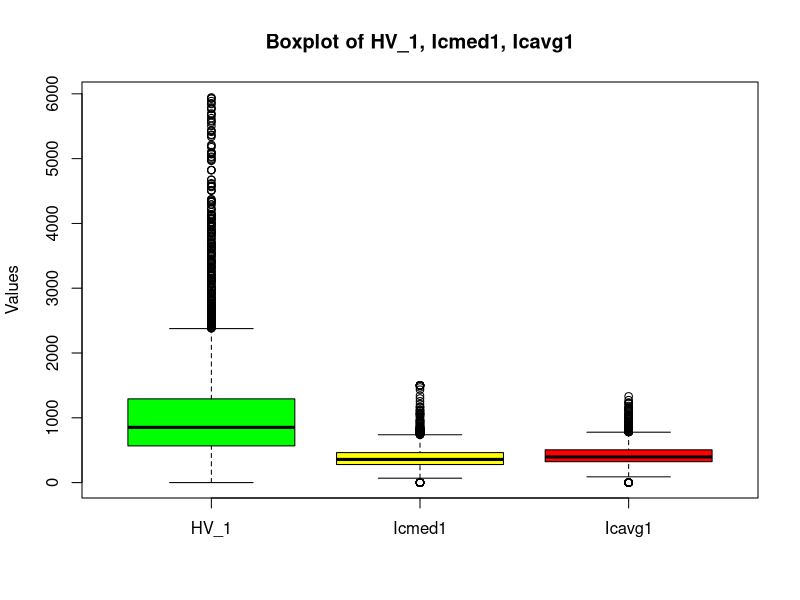
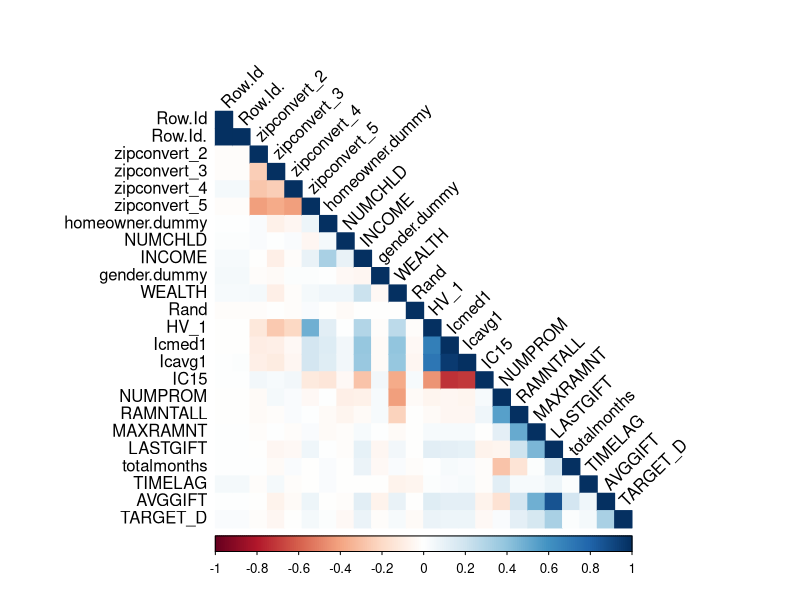
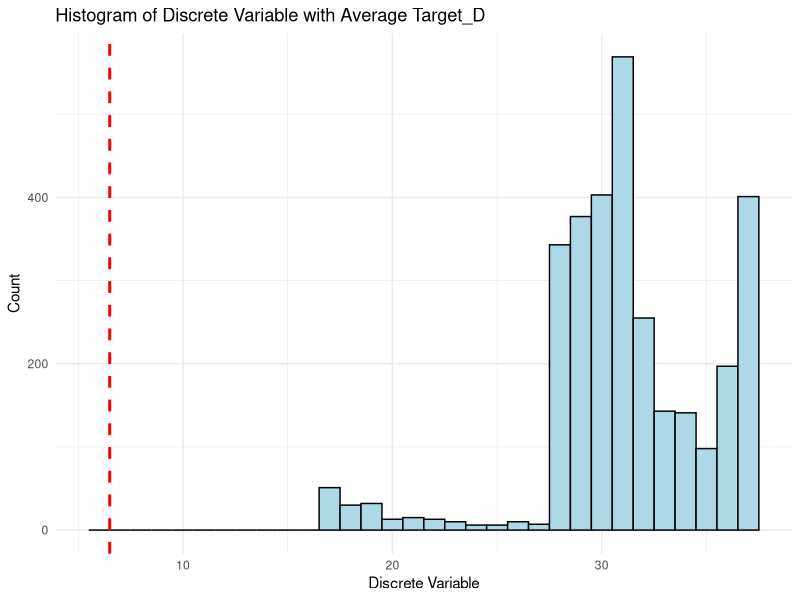
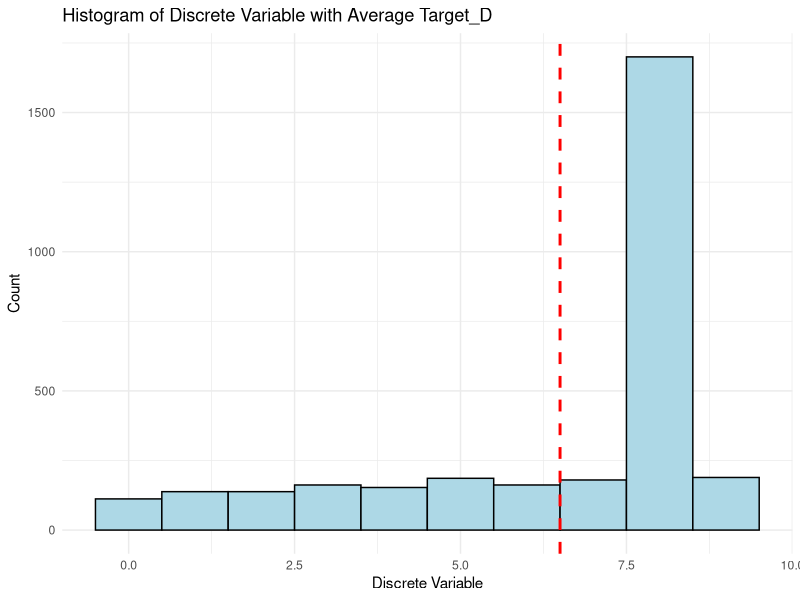
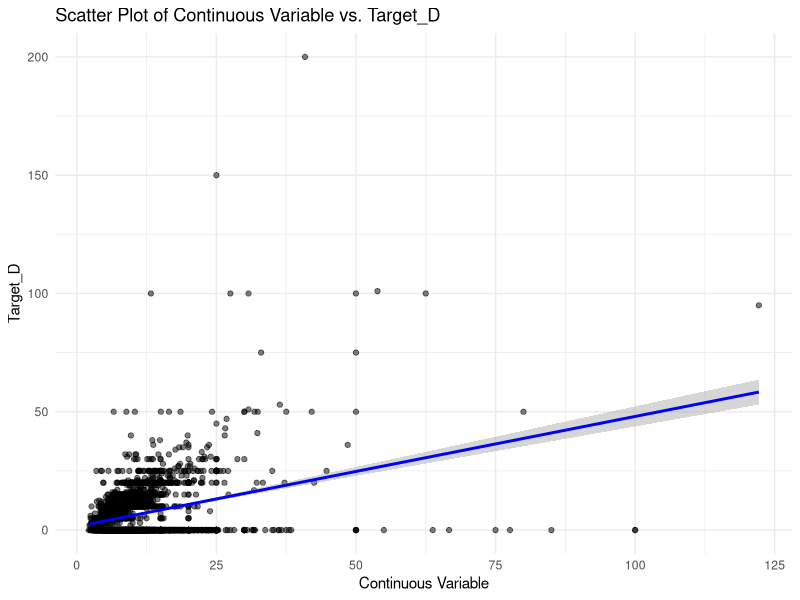
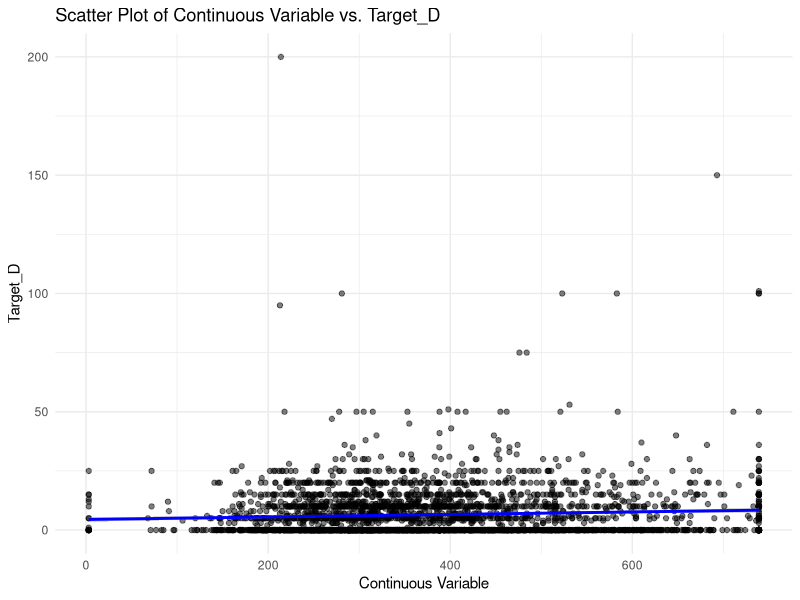

These figures' R source, in order:
FundRaising <- read.csv("Fundraising Raw Data.csv", header = T)
# Question 1:
listMissingColumns <- colnames(FundRaising)[ apply(FundRaising, 2, anyNA)]
print(listMissingColumns)

#Question 2;

meanMissing <- apply(FundRaising[,colnames(FundRaising) %in% listMissingColumns], 
                     2, mean, na.rm =  TRUE)
print(meanMissing)

medianMissing <- apply(FundRaising[,colnames(FundRaising) %in% listMissingColumns], 
                       2, median, na.rm =  TRUE)
print(medianMissing)

# Importing library
# install.packages('dplyr')
library(dplyr)

newDataFrame <- FundRaising %>% mutate(
 HV_1 = ifelse(is.na(HV_1), meanMissing[1], HV_1),
  Icmed1 = ifelse(is.na(Icmed1), meanMissing[2], Icmed1),
 Icavg1 = ifelse(is.na(Icavg1),medianMissing[3],Icavg1))

newDataFrame

#Question 3:
#Identifying outliers
identify_outliers <-function (column){
  qnt <- quantile(column, probs=c(.25, .75), na.rm = T)
  H <- 1.5 * IQR(column, na.rm = T)
  LL <- qnt[1] - H
  UL <- qnt[2] + H
  out <- subset(newDataFrame, column < LL | column > UL)
  inl <- subset(newDataFrame, column > LL & column < UL )
  return (out)
}
outliers_HV_1<-identify_outliers(newDataFrame$HV_1)
print(outliers_HV_1)
outliers_Icmed1<-identify_outliers(newDataFrame$Icmed1)
print(outliers_Icmed1)
outliers_Icavg1<-identify_outliers(newDataFrame$Icavg1)
print(outliers_Icavg1)

# Box Plot
boxplot(newDataFrame$HV_1, newDataFrame$Icmed1, newDataFrame$Icavg1,
        names = c("HV_1","Icmed1","Icavg1"),
        col = c("green",'yellow',"red"),
        ylab = "Values",
        main = "Boxplot of HV_1, Icmed1, Icavg1"
)

# Finding outliers
boxplot.stats(newDataFrame$HV_1)$out
boxplot.stats(newDataFrame$Icmed1)$out
boxplot.stats(newDataFrame$Icavg1)$out

#Question 4:
#  Replacing outlier by  Q1-1.5*IQR or Q3+1.5*IQR
capOutlier  <- function(x){
  qnt <- quantile(x, probs=c(.25, .75), na.rm = T)
  H <- 1.5 * IQR(x, na.rm = T)
  x[x < (qnt[1] - H)] <-  (qnt[1] - H)
  x[x > (qnt[2] + H)] <- (qnt[2] + H) 
  return(x)
}
newDataFrame$HV_1=capOutlier(newDataFrame$HV_1)
newDataFrame$Icmed1=capOutlier(newDataFrame$Icmed1)
newDataFrame$Icavg1=capOutlier(newDataFrame$Icavg1)
newDataFrame

#Question 5:
correlation_matrix <- cor(newDataFrame)
print(correlation_matrix)

# Create a heatmap of the correlation coefficients
install.packages("corrplot")
library(corrplot)
corrplot(correlation_matrix, method = "color",type="lower",tl.col = "black",tl.srt = 45)

# There is a strong positive correlation (0.959) between "Icmed1" and "Icavg1", indicating
# that as the value of "Icmed1" increases, the value of "Icavg1" tends to increase as well. 
# These both measure similar aspect of dataset, which is Income, the high correlation suggests that the distribution of incomes within that category is relatively consistent. 
# If the median and average are closely aligned, it usually indicates that there are not many extreme outliers affecting the average.
# 
# There is a strong positive correlation (0.864) between "AVGGIFT" and "LASTGIFT", indicating
# that as the value of "AVGGIFT" increases, the value of "LASTGIFT" tends to increase as well.
# This may suggest that individuals with higher average gift values also tend to have higher recent gift values.
# 
# A strong negative correlation (-0.729) between "IC15" and "Icmed1", indicating that as the
# value of "IC15" increase, the value of "Icmed1" tends to decrease.
# 
# From the heatmap, we can see that correlation all being less than 0.5 indicate weak to moderate 
# relationships between the output variables (TARGET_D) and the input variables, suggesting that
# individual features may not have a strong direct impact or that the relationship could be non-linear.

#Question 6:
str(newDataFrame)
# Continuous variables: Rand, HV_1, Icmed_1, Icavg_1, RAMNTALL, LASTGIFT, AVGGIFT
# Discrete variables: The rest

library(ggplot2)

# Create a histogram for the discrete variable
ggplot(newDataFrame, aes(x = totalmonths)) +
  geom_histogram(binwidth = 1, fill = "lightblue", color = "black") +
  geom_vline(aes(xintercept = mean(TARGET_D)), color = "red", linetype = "dashed", size = 1) +
  labs(title = "Histogram of Discrete Variable with Average Target_D",
       x = "Discrete Variable",
       y = "Count") +
  theme_minimal()

ggplot(newDataFrame, aes(x = WEALTH)) +
  geom_histogram(binwidth = 1, fill = "lightblue", color = "black") +
  geom_vline(aes(xintercept = mean(TARGET_D)), color = "red", linetype = "dashed", size = 1) +
  labs(title = "Histogram of Discrete Variable with Average Target_D",
       x = "Discrete Variable",
       y = "Count") +
  theme_minimal()

# Create a scatter plot for the continuous variable
ggplot(newDataFrame, aes(x = AVGGIFT, y = TARGET_D)) +
  geom_point(alpha = 0.5) +
  geom_smooth(method = "lm", color = "blue") +  # Add a regression line
  labs(title = "Scatter Plot of Continuous Variable vs. Target_D",
       x = "Continuous Variable",
       y = "Target_D") +
  theme_minimal()

ggplot(newDataFrame, aes(x = Icmed1, y = TARGET_D)) +
  geom_point(alpha = 0.5) +
  geom_smooth(method = "lm", color = "blue") +  # Add a regression line
  labs(title = "Scatter Plot of Continuous Variable vs. Target_D",
       x = "Continuous Variable",
       y = "Target_D") +
  theme_minimal()

#PARTB
#Question1
#Question2:
set.seed(1234)
partdata <- sample(2, nrow(newDataFrame),replace=TRUE,prob=c(0.5,0.5))
training <- newDataFrame[partdata==1,]
test <- newDataFrame[partdata==2,]

View(training)
View(test) 

#Question 3. Perform Linear Regression using lm function

#Read the column name of response variable into 'y'
y <- colnames(training)[24];

#Read the column names of all the input variables into 'a'
a <- colnames(training);

#Remove the response variable i.e. last column of Medv from 'a' and put it into 'x'
x<- a[-c(1,2,24)]

#Build the model using linear regression 'lm' function
mymodel <- as.formula(paste(y, paste(x, collapse="+"), sep="~"))
fit <- lm(mymodel, data=training)
summary(fit) 

#Question4. Predict the test data using the model
test.pred <- predict.lm(fit,newdata=test,se.fit = TRUE)
test_with_prediction <- cbind(test,test.pred$fit)
write.csv(test_with_prediction,file = "test_with_prediction.csv")

#Question5
#Question6,7: Excel